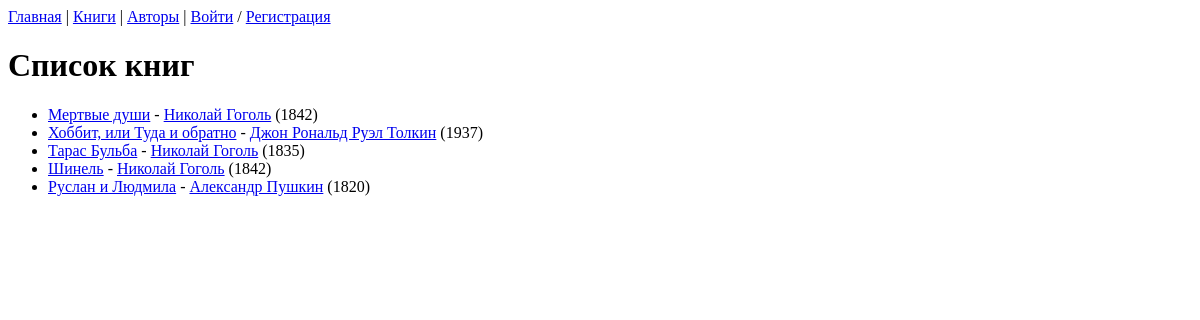
The page /books/ on the database as committed earlier.
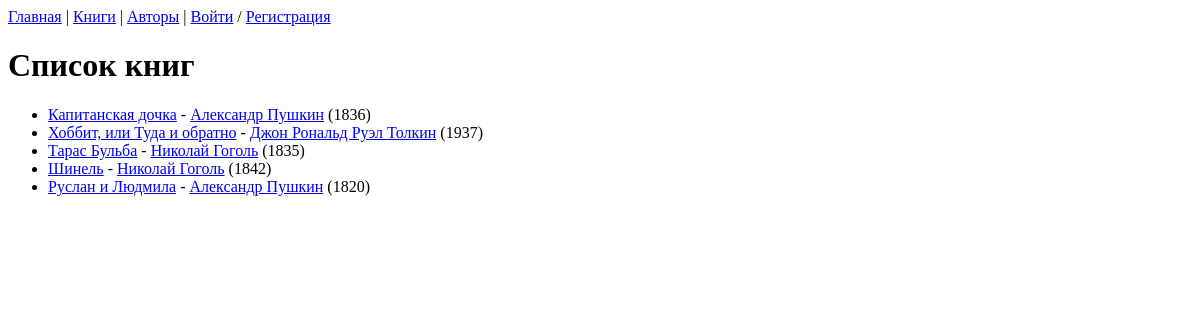
The same page on the database as committed later.
### library/models.py (models this page shows, shortened)
class Book(models.Model):
    title = models.CharField(max_length=200, help_text='title')
    author = models.ForeignKey(
        Author,
        null=True,
        on_delete=models.SET_NULL,
        help_text='author'
        )
    pub_year = models.IntegerField(
        default=0,
        blank=True,
        help_text='1900',
        verbose_name='year of published'
        )
    short_des = models.CharField(
        max_length=300,
        blank=True,
        help_text='description',
        verbose_name='short description'
        )
    genre = models.ForeignKey(Genre, on_delete=models.SET_NULL, null=True, help_text = 'genre')
    image = models.ImageField(
        upload_to='images/book',
        help_text='Cover image',
        blank=True,
        verbose_name='cover image',
        )
    def get_absolute_url(self):
        return reverse('book-detail', args=[str(self.id)])

class Author(models.Model):
    first_name = models.CharField(max_length=100,
                                default='',
                                help_text='имя')
    last_name = models.CharField(max_length=100,
                                default='',
                                help_text='фамилия')
    surename = models.CharField(max_length=100,
                                default='',
                                null=True,
                                blank=True,
                                help_text='отчество, если есть')
    birth_day = models.DateField(blank=True, help_text='1900-01-01')
    short_bio = models.CharField(
        max_length=300,
        blank=True,
        help_text='biography',
        verbose_name='short biography'
        )
    portrait = models.ImageField(
        upload_to='images/authors',
        help_text='Portrait',
        blank=True,
        verbose_name='portrait',
        )
    def get_absolute_url(self):
            return reverse('author-detail', args=[str(self.id)])
    def __str__(self) -> str:
        return f'{self.first_name} {self.last_name}'

### library/views.py (the view)
# urls.py: path('books/', views.BookListView.as_view(), name='books'),
class BookListView(generic.ListView):
    model = Book
    paginate_by = 10

### templates/library/book_list.html (shortened to what this page needs)
{% extends "base.html" %}
{% block content %}
  <h1>Список книг</h1>
  {% if book_list %}
    <ul>
      {% for book in book_list %}
      <li>
        <a href="{{ book.get_absolute_url }}">{{ book.title }}</a>
         -
         <a href="{{ book.author.get_absolute_url }}">{{ book.author }}</a>
         ({{book.pub_year}})
      </li>
      {% endfor %}
    </ul>
  {% else %}
    <p>Книги отсутствуют в библиотеке.</p>
  {% endif %}
{% endblock %}

### templates/base.html (shortened to what this page needs)
<!DOCTYPE html>
<html>
  <head>
  </head>
  <body>
    {% block sidebar %}
      <div>
        <a href="{% url 'index' %}">Главная</a> |
        <a href="{% url 'books' %}">Книги</a> |
        <a href="{% url 'authors' %}">Авторы</a> |
        {% if user.is_authenticated %}
          Пользователь: {{ user.get_username }}
          <a href="{% url 'logout' %}?next={{ request.path }}">Выйти</a>
        {% else %}
          <a href="{% url 'login' %}?next={{ request.path }}">Войти</a>
          /
          <a href="{% url 'register' %}">Регистрация</a>
        {% endif %}
      </div>
    {% endblock %}
    {% block content %}{% endblock %}
  </body>
</html>

Rows that differ between the two databases and show on the page:
removed Book: title "Мертвые души", author "Николай Гоголь", pub_year "1842"
added Book: title "Капитанская дочка", author "Александр Пушкин", pub_year "1836"
